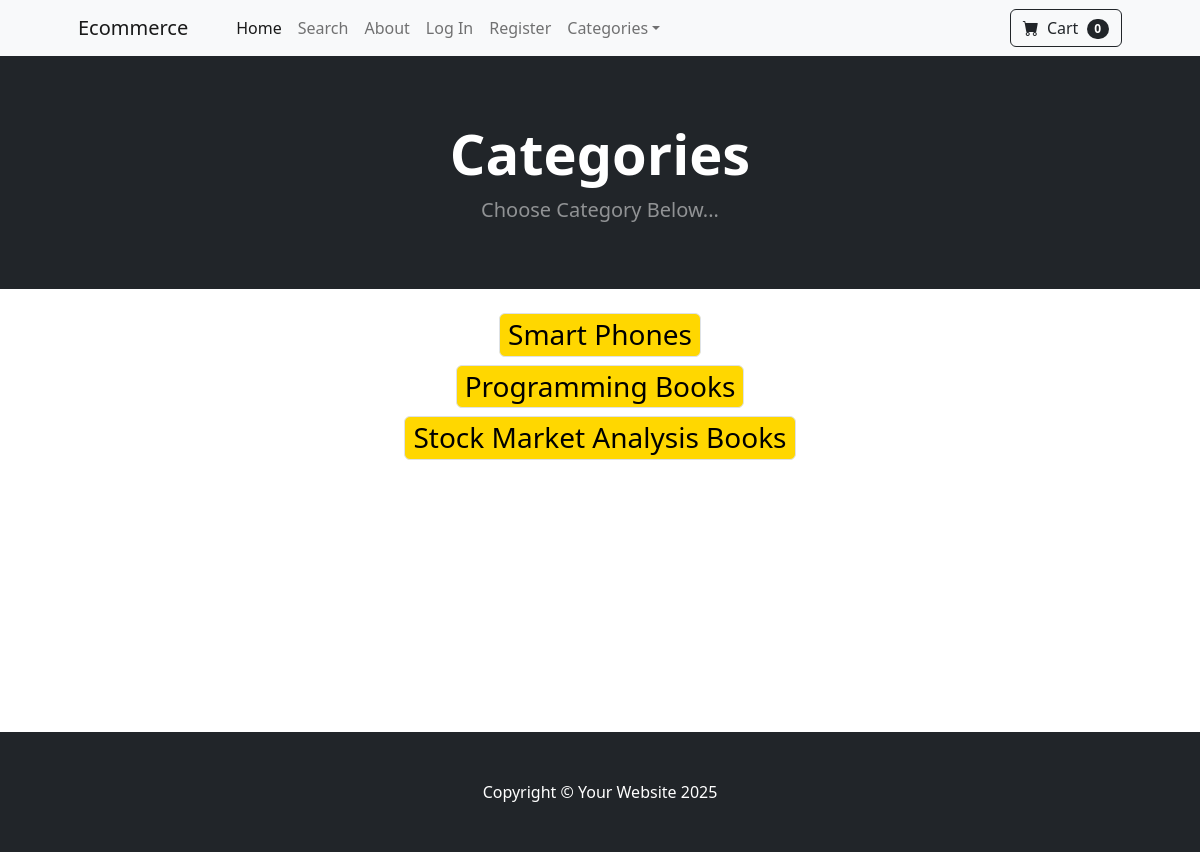
The app's page /category_summary/ with its own data.
### store/models.py (models this page shows)
class Category(models.Model):
    name = models.CharField(max_length=50)
    def __str__(self):
        return self.name
    class Meta:
        verbose_name_plural = 'categories'

### store/views.py (the view)
# urls.py: path('category_summary/', views.category_summary, name='category_summary'),
def category_summary(request):
    categories = Category.objects.all()
    return render(request, 'category_summary.html',{'categories': categories})

### cart/cart.py (called while the page is built)
    def __len__(self):
        return len(self.cart)

### cart/context_processors.py (called while the page is built)
def cart(request):
    return {'cart': Cart(request)}

### store/templates/category_summary.html
{% extends 'base.html' %}
{% block content %}
<header class="bg-dark py-3">
    <div class="container px-4 px-lg-5 my-5">
        <div class="text-center text-white">
            <h1 class="display-4 fw-bolder">Categories</h1>
            <p class="lead fw-normal text-white-50 mb-0">
                Choose Category Below...
            </p>
        </div>
    </div>
</header>
<br/>
<div class="container">
    <div class="row" style="text-align:center;">
        <div class="col">
            {% for category in categories %}
                <h3>
                    <a href="{% url 'category' category %}" class="d-inline-flex py-1 px-2 text-decoration-none border rounded-2" style="color: black; background-color: gold;">{{ category }}</a>
                </h3>
            {% endfor %}
        </div>
    </div>
    <br/><br/><br/><br/><br/><br/><br/><br/><br/><br/><br/>
</div>
{% endblock %}

### records on screen
Category: name "Smart Phones"
Category: name "Programming Books"
Category: name "Stock Market Analysis Books"

### other values on screen
{{ cart|length }} "0"
